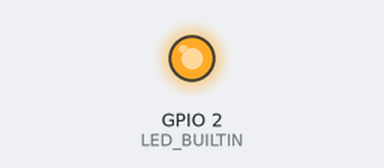
Simulated run of this sketch. Board: ESP8266 (NodeMCU). Parts: output pins drawn as LEDs (lit = HIGH, except the on-board LED, lit = LOW). WiFi joins after 1.5 s; servers stay silent unless stated.

Above: at 0.1 s.
At 1.3 s:
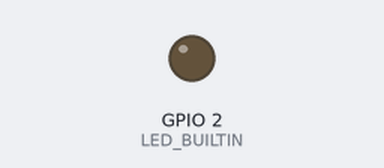
Timing chart, 0 to 3.0 s (numbered marks = the images above):
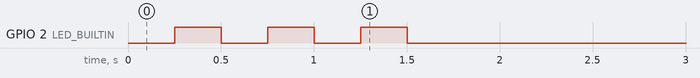

The sketch:

CS19ActualNodeComponent.ino
```cpp
#include <ESP8266WiFi.h>

WiFiClient client;
const char *serv = "192.168.43.168"; //change as necessary
void setup() {

  pinMode(LED_BUILTIN, OUTPUT);
  //pinMode(1, INPUT);
  Serial.begin(9600);
  Serial.setTimeout(2000);
  WiFi.begin("39715", "11001100");
  while(WiFi.status() != WL_CONNECTED) {
    digitalWrite(LED_BUILTIN, LOW);
    delay(250);
    digitalWrite(LED_BUILTIN, HIGH);
    delay(250);
  }
  //Serial.println();
  //Serial.println("Connected");
  digitalWrite(LED_BUILTIN, LOW);
  //Serial.println(String());
  client.connect(serv, 8051);
  //String alert = "temp_alert;" + String(millis()) + "\r\n";
  //client.print(alert);
}

void loop() {
  //Serial.println("e");
  delay(100);
  //byte state = digitalRead(1);
  if(Serial.available()) {
    String alert = Serial.readString() + "\r\n";
    client.print(alert);
  } else {
    //nop
  }
  /*if(state != LOW) {
    if(client.connect(serv, 8080)) {
      String alert = "temp_alert;" + String(millis()) + "\r\n";
      Serial.println(alert);
      client.print(alert);
      delay(5000);
    } else {
      Serial.println("Houston, we have a problem. We've got a 404, bailing. Resetting CPU.");
      delay(1000);
      ESP.restart();
    }
  }*/
}
```
